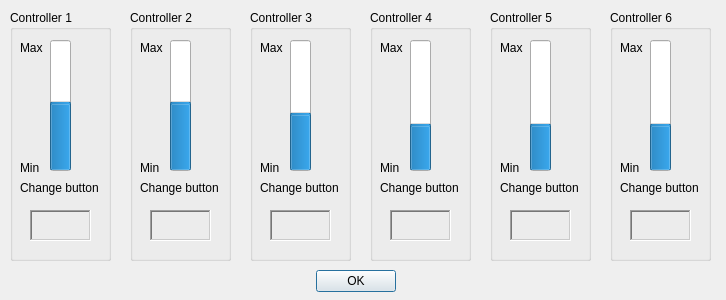
<?xml version="1.0" encoding="UTF-8"?>
<ui version="4.0">
 <class>ControllerDlg</class>
 <widget class="QDialog" name="ControllerDlg">
  <property name="geometry">
   <rect>
    <x>0</x>
    <y>0</y>
    <width>726</width>
    <height>300</height>
   </rect>
  </property>
  <property name="windowTitle">
   <string>Controller Setup</string>
  </property>
  <property name="windowIcon">
   <iconset resource="pics/tool.qrc">
    <normaloff>:/pics/controller</normaloff>:/pics/controller</iconset>
  </property>
  <property name="sizeGripEnabled">
   <bool>false</bool>
  </property>
  <widget class="QDialogButtonBox" name="buttonBox">
   <property name="geometry">
    <rect>
     <x>240</x>
     <y>270</y>
     <width>156</width>
     <height>23</height>
    </rect>
   </property>
   <property name="orientation">
    <enum>Qt::Horizontal</enum>
   </property>
   <property name="standardButtons">
    <set>QDialogButtonBox::Ok</set>
   </property>
  </widget>
  <widget class="QGroupBox" name="groupBox">
   <property name="geometry">
    <rect>
     <x>10</x>
     <y>10</y>
     <width>101</width>
     <height>251</height>
    </rect>
   </property>
   <property name="title">
    <string>Controller 1</string>
   </property>
   <widget class="QProgressBar" name="gas1">
    <property name="geometry">
     <rect>
      <x>40</x>
      <y>30</y>
      <width>21</width>
      <height>131</height>
     </rect>
    </property>
    <property name="maximum">
     <number>10</number>
    </property>
    <property name="value">
     <number>5</number>
    </property>
    <property name="orientation">
     <enum>Qt::Vertical</enum>
    </property>
    <property name="invertedAppearance">
     <bool>false</bool>
    </property>
    <property name="textDirection">
     <enum>QProgressBar::BottomToTop</enum>
    </property>
   </widget>
   <widget class="QLabel" name="label">
    <property name="geometry">
     <rect>
      <x>10</x>
      <y>150</y>
      <width>31</width>
      <height>16</height>
     </rect>
    </property>
    <property name="text">
     <string>Min</string>
    </property>
   </widget>
   <widget class="QLabel" name="label_2">
    <property name="geometry">
     <rect>
      <x>10</x>
      <y>30</y>
      <width>31</width>
      <height>16</height>
     </rect>
    </property>
    <property name="text">
     <string>Max</string>
    </property>
   </widget>
   <widget class="QFrame" name="Change1">
    <property name="geometry">
     <rect>
      <x>20</x>
      <y>200</y>
      <width>61</width>
      <height>31</height>
     </rect>
    </property>
    <property name="frameShape">
     <enum>QFrame::WinPanel</enum>
    </property>
    <property name="frameShadow">
     <enum>QFrame::Sunken</enum>
    </property>
   </widget>
   <widget class="QLabel" name="label_3">
    <property name="geometry">
     <rect>
      <x>10</x>
      <y>170</y>
      <width>81</width>
      <height>16</height>
     </rect>
    </property>
    <property name="text">
     <string>Change button</string>
    </property>
   </widget>
  </widget>
  <widget class="QGroupBox" name="groupBox_2">
   <property name="geometry">
    <rect>
     <x>130</x>
     <y>10</y>
     <width>101</width>
     <height>251</height>
    </rect>
   </property>
   <property name="title">
    <string>Controller 2</string>
   </property>
   <widget class="QProgressBar" name="gas2">
    <property name="geometry">
     <rect>
      <x>40</x>
      <y>30</y>
      <width>21</width>
      <height>131</height>
     </rect>
    </property>
    <property name="maximum">
     <number>10</number>
    </property>
    <property name="value">
     <number>5</number>
    </property>
    <property name="orientation">
     <enum>Qt::Vertical</enum>
    </property>
    <property name="invertedAppearance">
     <bool>false</bool>
    </property>
    <property name="textDirection">
     <enum>QProgressBar::BottomToTop</enum>
    </property>
   </widget>
   <widget class="QLabel" name="label_4">
    <property name="geometry">
     <rect>
      <x>10</x>
      <y>150</y>
      <width>31</width>
      <height>16</height>
     </rect>
    </property>
    <property name="text">
     <string>Min</string>
    </property>
   </widget>
   <widget class="QLabel" name="label_5">
    <property name="geometry">
     <rect>
      <x>10</x>
      <y>30</y>
      <width>31</width>
      <height>16</height>
     </rect>
    </property>
    <property name="text">
     <string>Max</string>
    </property>
   </widget>
   <widget class="QFrame" name="Change2">
    <property name="geometry">
     <rect>
      <x>20</x>
      <y>200</y>
      <width>61</width>
      <height>31</height>
     </rect>
    </property>
    <property name="frameShape">
     <enum>QFrame::WinPanel</enum>
    </property>
    <property name="frameShadow">
     <enum>QFrame::Sunken</enum>
    </property>
   </widget>
   <widget class="QLabel" name="label_6">
    <property name="geometry">
     <rect>
      <x>10</x>
      <y>170</y>
      <width>81</width>
      <height>16</height>
     </rect>
    </property>
    <property name="text">
     <string>Change button</string>
    </property>
   </widget>
  </widget>
  <widget class="QGroupBox" name="groupBox_3">
   <property name="geometry">
    <rect>
     <x>250</x>
     <y>10</y>
     <width>101</width>
     <height>251</height>
    </rect>
   </property>
   <property name="title">
    <string>Controller 3</string>
   </property>
   <widget class="QProgressBar" name="gas3">
    <property name="geometry">
     <rect>
      <x>40</x>
      <y>30</y>
      <width>21</width>
      <height>131</height>
     </rect>
    </property>
    <property name="maximum">
     <number>12</number>
    </property>
    <property name="value">
     <number>5</number>
    </property>
    <property name="orientation">
     <enum>Qt::Vertical</enum>
    </property>
    <property name="invertedAppearance">
     <bool>false</bool>
    </property>
    <property name="textDirection">
     <enum>QProgressBar::BottomToTop</enum>
    </property>
   </widget>
   <widget class="QLabel" name="label_7">
    <property name="geometry">
     <rect>
      <x>10</x>
      <y>150</y>
      <width>31</width>
      <height>16</height>
     </rect>
    </property>
    <property name="text">
     <string>Min</string>
    </property>
   </widget>
   <widget class="QLabel" name="label_8">
    <property name="geometry">
     <rect>
      <x>10</x>
      <y>30</y>
      <width>31</width>
      <height>16</height>
     </rect>
    </property>
    <property name="text">
     <string>Max</string>
    </property>
   </widget>
   <widget class="QFrame" name="Change3">
    <property name="geometry">
     <rect>
      <x>20</x>
      <y>200</y>
      <width>61</width>
      <height>31</height>
     </rect>
    </property>
    <property name="frameShape">
     <enum>QFrame::WinPanel</enum>
    </property>
    <property name="frameShadow">
     <enum>QFrame::Sunken</enum>
    </property>
   </widget>
   <widget class="QLabel" name="label_9">
    <property name="geometry">
     <rect>
      <x>10</x>
      <y>170</y>
      <width>81</width>
      <height>16</height>
     </rect>
    </property>
    <property name="text">
     <string>Change button</string>
    </property>
   </widget>
  </widget>
  <widget class="QGroupBox" name="groupBox_4">
   <property name="geometry">
    <rect>
     <x>370</x>
     <y>10</y>
     <width>101</width>
     <height>251</height>
    </rect>
   </property>
   <property name="title">
    <string>Controller 4</string>
   </property>
   <widget class="QProgressBar" name="gas4">
    <property name="geometry">
     <rect>
      <x>40</x>
      <y>30</y>
      <width>21</width>
      <height>131</height>
     </rect>
    </property>
    <property name="maximum">
     <number>15</number>
    </property>
    <property name="value">
     <number>5</number>
    </property>
    <property name="orientation">
     <enum>Qt::Vertical</enum>
    </property>
    <property name="invertedAppearance">
     <bool>false</bool>
    </property>
    <property name="textDirection">
     <enum>QProgressBar::BottomToTop</enum>
    </property>
   </widget>
   <widget class="QLabel" name="label_10">
    <property name="geometry">
     <rect>
      <x>10</x>
      <y>150</y>
      <width>31</width>
      <height>16</height>
     </rect>
    </property>
    <property name="text">
     <string>Min</string>
    </property>
   </widget>
   <widget class="QLabel" name="label_11">
    <property name="geometry">
     <rect>
      <x>10</x>
      <y>30</y>
      <width>31</width>
      <height>16</height>
     </rect>
    </property>
    <property name="text">
     <string>Max</string>
    </property>
   </widget>
   <widget class="QFrame" name="Change4">
    <property name="geometry">
     <rect>
      <x>20</x>
      <y>200</y>
      <width>61</width>
      <height>31</height>
     </rect>
    </property>
    <property name="frameShape">
     <enum>QFrame::WinPanel</enum>
    </property>
    <property name="frameShadow">
     <enum>QFrame::Sunken</enum>
    </property>
   </widget>
   <widget class="QLabel" name="label_12">
    <property name="geometry">
     <rect>
      <x>10</x>
      <y>170</y>
      <width>81</width>
      <height>16</height>
     </rect>
    </property>
    <property name="text">
     <string>Change button</string>
    </property>
   </widget>
  </widget>
  <widget class="QGroupBox" name="groupBox_5">
   <property name="geometry">
    <rect>
     <x>490</x>
     <y>10</y>
     <width>101</width>
     <height>251</height>
    </rect>
   </property>
   <property name="title">
    <string>Controller 5</string>
   </property>
   <widget class="QProgressBar" name="gas5">
    <property name="geometry">
     <rect>
      <x>40</x>
      <y>30</y>
      <width>21</width>
      <height>131</height>
     </rect>
    </property>
    <property name="maximum">
     <number>15</number>
    </property>
    <property name="value">
     <number>5</number>
    </property>
    <property name="orientation">
     <enum>Qt::Vertical</enum>
    </property>
    <property name="invertedAppearance">
     <bool>false</bool>
    </property>
    <property name="textDirection">
     <enum>QProgressBar::BottomToTop</enum>
    </property>
   </widget>
   <widget class="QLabel" name="label_13">
    <property name="geometry">
     <rect>
      <x>10</x>
      <y>150</y>
      <width>31</width>
      <height>16</height>
     </rect>
    </property>
    <property name="text">
     <string>Min</string>
    </property>
   </widget>
   <widget class="QLabel" name="label_14">
    <property name="geometry">
     <rect>
      <x>10</x>
      <y>30</y>
      <width>31</width>
      <height>16</height>
     </rect>
    </property>
    <property name="text">
     <string>Max</string>
    </property>
   </widget>
   <widget class="QFrame" name="Change5">
    <property name="geometry">
     <rect>
      <x>20</x>
      <y>200</y>
      <width>61</width>
      <height>31</height>
     </rect>
    </property>
    <property name="frameShape">
     <enum>QFrame::WinPanel</enum>
    </property>
    <property name="frameShadow">
     <enum>QFrame::Sunken</enum>
    </property>
   </widget>
   <widget class="QLabel" name="label_15">
    <property name="geometry">
     <rect>
      <x>10</x>
      <y>170</y>
      <width>81</width>
      <height>16</height>
     </rect>
    </property>
    <property name="text">
     <string>Change button</string>
    </property>
   </widget>
  </widget>
  <widget class="QGroupBox" name="groupBox_6">
   <property name="geometry">
    <rect>
     <x>610</x>
     <y>10</y>
     <width>101</width>
     <height>251</height>
    </rect>
   </property>
   <property name="title">
    <string>Controller 6</string>
   </property>
   <widget class="QProgressBar" name="gas6">
    <property name="geometry">
     <rect>
      <x>40</x>
      <y>30</y>
      <width>21</width>
      <height>131</height>
     </rect>
    </property>
    <property name="maximum">
     <number>15</number>
    </property>
    <property name="value">
     <number>5</number>
    </property>
    <property name="orientation">
     <enum>Qt::Vertical</enum>
    </property>
    <property name="invertedAppearance">
     <bool>false</bool>
    </property>
    <property name="textDirection">
     <enum>QProgressBar::BottomToTop</enum>
    </property>
   </widget>
   <widget class="QLabel" name="label_16">
    <property name="geometry">
     <rect>
      <x>10</x>
      <y>150</y>
      <width>31</width>
      <height>16</height>
     </rect>
    </property>
    <property name="text">
     <string>Min</string>
    </property>
   </widget>
   <widget class="QLabel" name="label_17">
    <property name="geometry">
     <rect>
      <x>10</x>
      <y>30</y>
      <width>31</width>
      <height>16</height>
     </rect>
    </property>
    <property name="text">
     <string>Max</string>
    </property>
   </widget>
   <widget class="QFrame" name="Change6">
    <property name="geometry">
     <rect>
      <x>20</x>
      <y>200</y>
      <width>61</width>
      <height>31</height>
     </rect>
    </property>
    <property name="frameShape">
     <enum>QFrame::WinPanel</enum>
    </property>
    <property name="frameShadow">
     <enum>QFrame::Sunken</enum>
    </property>
   </widget>
   <widget class="QLabel" name="label_18">
    <property name="geometry">
     <rect>
      <x>10</x>
      <y>170</y>
      <width>81</width>
      <height>16</height>
     </rect>
    </property>
    <property name="text">
     <string>Change button</string>
    </property>
   </widget>
  </widget>
 </widget>
 <resources>
  <include location="pics/tool.qrc"/>
 </resources>
 <connections>
  <connection>
   <sender>buttonBox</sender>
   <signal>accepted()</signal>
   <receiver>ControllerDlg</receiver>
   <slot>accept()</slot>
   <hints>
    <hint type="sourcelabel">
     <x>248</x>
     <y>254</y>
    </hint>
    <hint type="destinationlabel">
     <x>157</x>
     <y>274</y>
    </hint>
   </hints>
  </connection>
  <connection>
   <sender>buttonBox</sender>
   <signal>rejected()</signal>
   <receiver>ControllerDlg</receiver>
   <slot>reject()</slot>
   <hints>
    <hint type="sourcelabel">
     <x>316</x>
     <y>260</y>
    </hint>
    <hint type="destinationlabel">
     <x>286</x>
     <y>274</y>
    </hint>
   </hints>
  </connection>
 </connections>
</ui>
